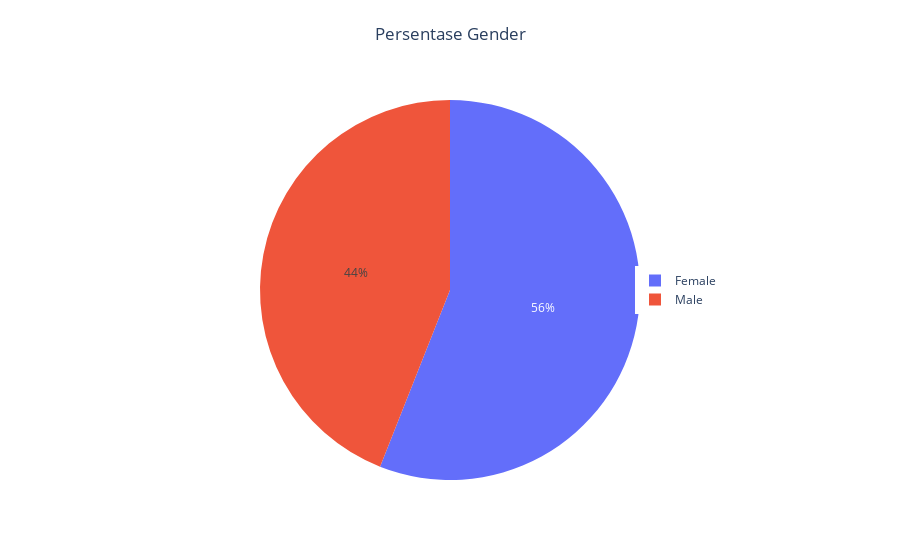

This figure's notebook cell:
### Code cell
# Membuat pie chart dengan Plotly Express
fig = go.Figure(data=[go.Pie(labels=['Female','Male'], values=gender_counts['count'])])

# Mengatur posisi title dan legend
fig.update_layout(title_text='Persentase Gender', title_x=0.5, title_y=0.95,
                  legend=dict(x=0.75, y=0.5))

fig.show()

### Figure 1 — Plotly figure (JSON) as saved in the notebook; plotly's stock layout.template omitted (floating-point values rounded to 4 significant figures)
{"data": [{"labels": ["Female", "Male"], "type": "pie", "values": [112, 88]}], "layout": {"legend": {"x": 0.75, "y": 0.5}, "title": {"text": "Persentase Gender", "x": 0.5, "y": 0.95}}}
